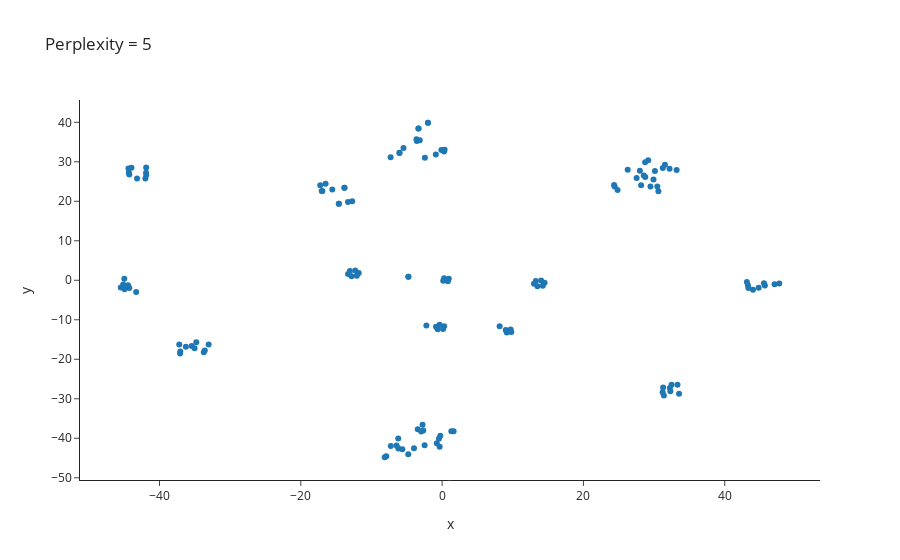

This figure's notebook cell:
### Markdown cell above
#### Perplexity = 5

### Code cell
from sklearn.manifold import TSNE
import plotly.express as px

X_embedded = TSNE(n_components=2, learning_rate='auto',init='random', perplexity=5).fit_transform(X)

data = {
    'x': X_embedded[:, 0],
    'y': X_embedded[:, 1],
    'Stretching': si_subset["Prevention Measure Stretching"],
    'Warm Up': si_subset["Prevention Measure Warm Up"],
    'Strength Exercises': si_subset["Prevention Measure Specific Strength Exercises"],
    'Bracing': si_subset["Prevention Measure Bracing"],
    'Taping': si_subset["Prevention Measure Taping"],
    'Shoe Insoles': si_subset["Prevention Measure Shoe Insoles"],
    'Face Masks': si_subset["Prevention Measure Face Masks"],
    'Medical Corset': si_subset["Prevention Measure Medical Corset"]
}

df = pd.DataFrame(data)

print("RESULTS") 
print("shape : ",X_embedded.shape)
print("First few points : \n",X_embedded[0:2,:])

scatter_fig_5 = px.scatter(df, x='x', y='y', 
                         hover_data=['Stretching', 'Warm Up', "Strength Exercises", "Bracing", "Taping", "Shoe Insoles", "Face Masks", "Medical Corset"], 
                         template='simple_white',
                         title='Perplexity = 5')

scatter_fig_5.show()

pio.renderers.default = "plotly_mimetype+notebook_connected"
plotly.offline.plot(scatter_fig_5, filename='per5_interactive.html')

IFrame(src='per5_interactive.html', width=800, height=600)

### Figure 1 — Plotly figure (JSON) as saved in the notebook; plotly's stock layout.template omitted (floating-point values rounded to 4 significant figures; data arrays with more than 128 entries replaced by an {"elided": "..."} marker saying what was removed)
{"data": [{"customdata": {"elided": "139x8 int values"}, "hovertemplate": "x=%{x}<br>y=%{y}<br>Stretching=%{customdata[0]}<br>Warm Up=%{customdata[1]}<br>Strength Exercises=%{customdata[2]}<br>Bracing=%{customdata[3]}<br>Taping=%{customdata[4]}<br>Shoe Insoles=%{customdata[5]}<br>Face Masks=%{customdata[6]}<br>Medical Corset=%{customdata[7]}<extra></extra>", "legendgroup": "", "marker": {"color": "#1F77B4", "symbol": "circle"}, "mode": "markers", "name": "", "orientation": "v", "showlegend": false, "type": "scatter", "x": {"elided": "139 float values"}, "xaxis": "x", "y": {"elided": "139 float values"}, "yaxis": "y"}], "layout": {"legend": {"tracegroupgap": 0}, "title": {"text": "Perplexity = 5"}, "xaxis": {"anchor": "y", "domain": [0, 1], "title": {"text": "x"}}, "yaxis": {"anchor": "x", "domain": [0, 1], "title": {"text": "y"}}}}
